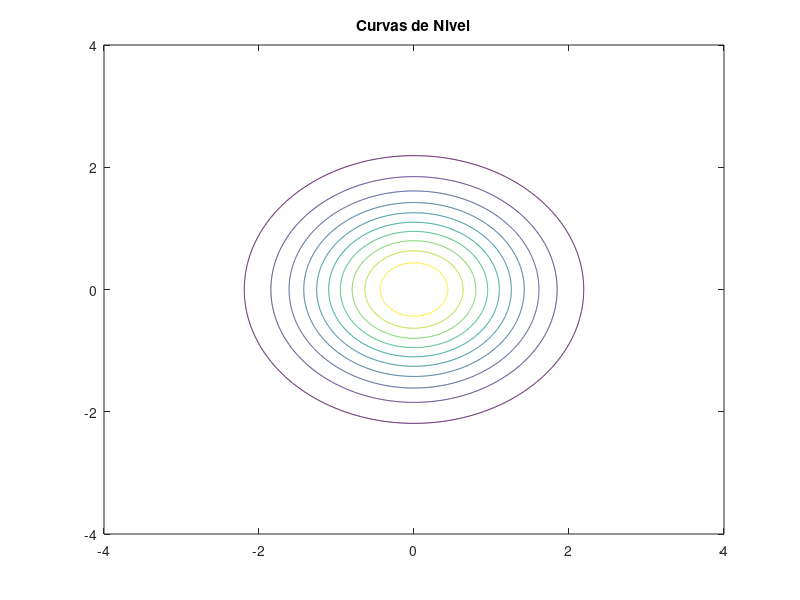
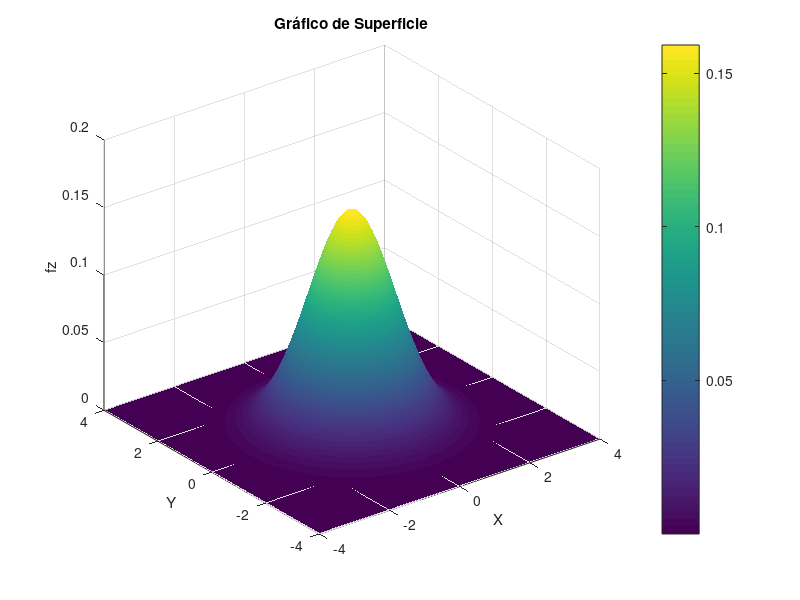
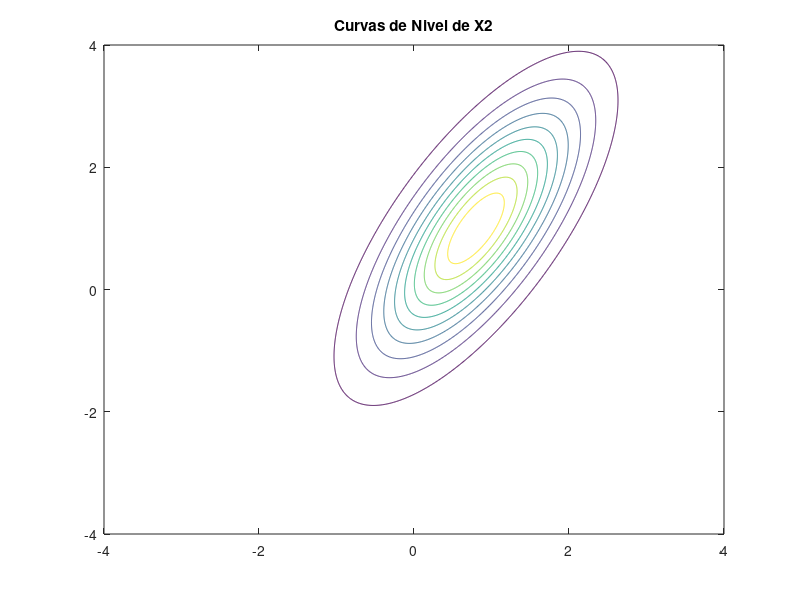
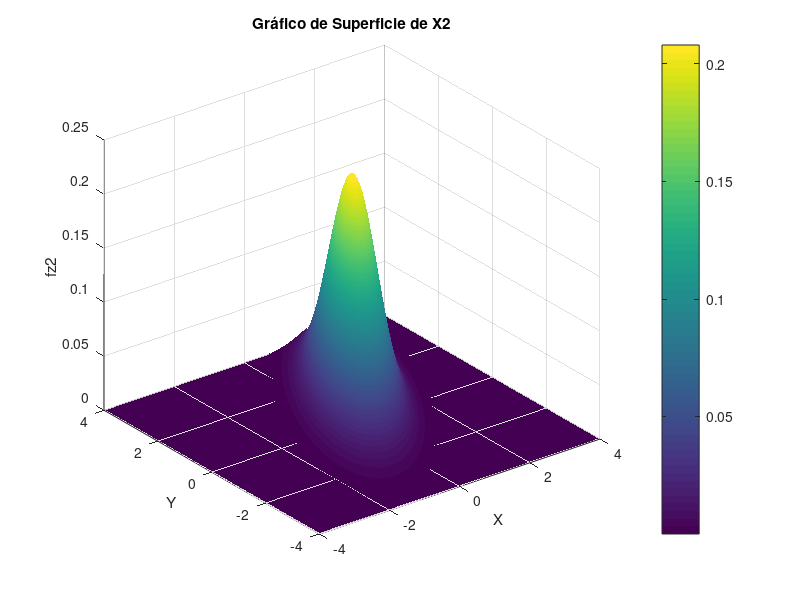

Recreate these plots in MATLAB, in order.
close all
clear global

n = 1000;

x = linspace(-4,4,n);
y = linspace(-4,4,n);

[XX, YY] = meshgrid(x,y);

X = [XX(:), YY(:)];

fz = 1/(2*pi) * exp(-0.5 * (XX.^2 + YY.^2));


Cx2 = [0.7, 0.8;
       0.8, 1.75];

mux2 = [0.8, 1];
invCx2 = inv(Cx2);

fz2 = 1/(2*pi*sqrt(det(Cx2))) * exp(-0.5 * ((XX-mux2(1)).^2 * invCx2(1,1) + (XX-mux2(1)).*(YY-mux2(2)) * (invCx2(1,2) + invCx2(2,1)) + (YY-mux2(2)).^2 * invCx2(2,2)));

figure;
contour(XX, YY, fz, 10);
title('Curvas de Nivel');

figure;
surf(XX, YY, fz);
title('Gráfico de Superficie');
xlabel('X');
ylabel('Y');
zlabel('fz');
colorbar;
shading interp; % Mejora la visualización de la superficie

figure();
contour(XX, YY, fz2, 10);
title('Curvas de Nivel de X2');

figure();
surf(XX, YY, fz2);
title('Gráfico de Superficie de X2');
xlabel('X');
ylabel('Y');
zlabel('fz2');
colorbar;
shading interp;
